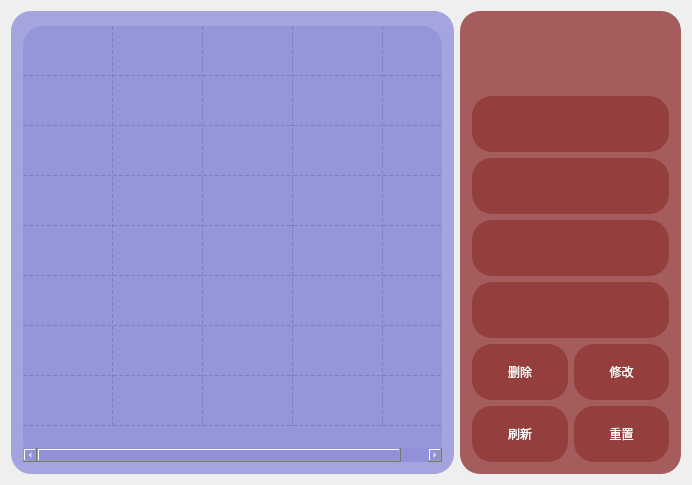
<?xml version="1.0" encoding="UTF-8"?>
<ui version="4.0">
 <class>AttendanceTable</class>
 <widget class="QWidget" name="AttendanceTable">
  <property name="geometry">
   <rect>
    <x>0</x>
    <y>0</y>
    <width>692</width>
    <height>485</height>
   </rect>
  </property>
  <property name="windowTitle">
   <string>Form</string>
  </property>
  <property name="styleSheet">
   <string notr="true">font: 10pt &quot;微软雅黑&quot;;
color: rgb(254, 254, 254);</string>
  </property>
  <layout class="QHBoxLayout" name="horizontalLayout_2" stretch="2,1">
   <item>
    <widget class="QGroupBox" name="groupBox">
     <property name="styleSheet">
      <string notr="true">border:none;
border-radius:20px;
background-color: rgba(145, 145, 218,0.8);
</string>
     </property>
     <property name="title">
      <string/>
     </property>
     <layout class="QHBoxLayout" name="horizontalLayout">
      <item>
       <widget class="QTableWidget" name="tableWidget">
        <property name="sizePolicy">
         <sizepolicy hsizetype="Preferred" vsizetype="Preferred">
          <horstretch>0</horstretch>
          <verstretch>0</verstretch>
         </sizepolicy>
        </property>
        <property name="layoutDirection">
         <enum>Qt::LeftToRight</enum>
        </property>
        <property name="styleSheet">
         <string notr="true"/>
        </property>
        <property name="horizontalScrollMode">
         <enum>QAbstractItemView::ScrollPerPixel</enum>
        </property>
        <property name="showGrid">
         <bool>true</bool>
        </property>
        <property name="gridStyle">
         <enum>Qt::DashLine</enum>
        </property>
        <property name="rowCount">
         <number>8</number>
        </property>
        <property name="columnCount">
         <number>5</number>
        </property>
        <attribute name="horizontalHeaderVisible">
         <bool>false</bool>
        </attribute>
        <attribute name="horizontalHeaderMinimumSectionSize">
         <number>30</number>
        </attribute>
        <attribute name="horizontalHeaderDefaultSectionSize">
         <number>90</number>
        </attribute>
        <attribute name="verticalHeaderVisible">
         <bool>false</bool>
        </attribute>
        <attribute name="verticalHeaderDefaultSectionSize">
         <number>50</number>
        </attribute>
        <row/>
        <row/>
        <row/>
        <row/>
        <row/>
        <row/>
        <row/>
        <row/>
        <column/>
        <column/>
        <column/>
        <column/>
        <column/>
       </widget>
      </item>
     </layout>
    </widget>
   </item>
   <item>
    <widget class="QGroupBox" name="groupBox_2">
     <property name="styleSheet">
      <string notr="true">border:none;
border-radius:20px;
background-color: rgba(145, 55, 55,0.8);</string>
     </property>
     <property name="title">
      <string/>
     </property>
     <layout class="QVBoxLayout" name="verticalLayout">
      <item>
       <layout class="QHBoxLayout" name="horizontalLayout_3">
        <item>
         <spacer name="horizontalSpacer_2">
          <property name="orientation">
           <enum>Qt::Horizontal</enum>
          </property>
          <property name="sizeHint" stdset="0">
           <size>
            <width>40</width>
            <height>20</height>
           </size>
          </property>
         </spacer>
        </item>
        <item>
         <widget class="QPushButton" name="head_but">
          <property name="minimumSize">
           <size>
            <width>64</width>
            <height>64</height>
           </size>
          </property>
          <property name="styleSheet">
           <string notr="true">border-image: url(:/image/head.png);
background-color: rgba(255, 255, 255,0);</string>
          </property>
          <property name="text">
           <string/>
          </property>
         </widget>
        </item>
        <item>
         <spacer name="horizontalSpacer">
          <property name="orientation">
           <enum>Qt::Horizontal</enum>
          </property>
          <property name="sizeHint" stdset="0">
           <size>
            <width>40</width>
            <height>20</height>
           </size>
          </property>
         </spacer>
        </item>
       </layout>
      </item>
      <item>
       <widget class="QLineEdit" name="lineEdit">
        <property name="sizePolicy">
         <sizepolicy hsizetype="Preferred" vsizetype="Preferred">
          <horstretch>0</horstretch>
          <verstretch>0</verstretch>
         </sizepolicy>
        </property>
        <property name="styleSheet">
         <string notr="true">padding-left:20px;</string>
        </property>
       </widget>
      </item>
      <item>
       <widget class="QLineEdit" name="lineEdit_2">
        <property name="sizePolicy">
         <sizepolicy hsizetype="Preferred" vsizetype="Preferred">
          <horstretch>0</horstretch>
          <verstretch>0</verstretch>
         </sizepolicy>
        </property>
        <property name="styleSheet">
         <string notr="true">padding-left:20px;</string>
        </property>
       </widget>
      </item>
      <item>
       <widget class="QLineEdit" name="lineEdit_3">
        <property name="sizePolicy">
         <sizepolicy hsizetype="Preferred" vsizetype="Preferred">
          <horstretch>0</horstretch>
          <verstretch>0</verstretch>
         </sizepolicy>
        </property>
        <property name="styleSheet">
         <string notr="true">padding-left:20px;</string>
        </property>
       </widget>
      </item>
      <item>
       <widget class="QLineEdit" name="lineEdit_4">
        <property name="sizePolicy">
         <sizepolicy hsizetype="Preferred" vsizetype="Preferred">
          <horstretch>0</horstretch>
          <verstretch>0</verstretch>
         </sizepolicy>
        </property>
        <property name="styleSheet">
         <string notr="true">padding-left:20px;</string>
        </property>
       </widget>
      </item>
      <item>
       <layout class="QHBoxLayout" name="horizontalLayout_5">
        <item>
         <widget class="butPressedEvent" name="pushButton_3">
          <property name="sizePolicy">
           <sizepolicy hsizetype="Preferred" vsizetype="Preferred">
            <horstretch>0</horstretch>
            <verstretch>0</verstretch>
           </sizepolicy>
          </property>
          <property name="text">
           <string>删除</string>
          </property>
         </widget>
        </item>
        <item>
         <widget class="butPressedEvent" name="pushButton_2">
          <property name="sizePolicy">
           <sizepolicy hsizetype="Preferred" vsizetype="Preferred">
            <horstretch>0</horstretch>
            <verstretch>0</verstretch>
           </sizepolicy>
          </property>
          <property name="text">
           <string>修改</string>
          </property>
         </widget>
        </item>
       </layout>
      </item>
      <item>
       <layout class="QHBoxLayout" name="horizontalLayout_4">
        <item>
         <widget class="butPressedEvent" name="pushButton">
          <property name="sizePolicy">
           <sizepolicy hsizetype="Preferred" vsizetype="Preferred">
            <horstretch>0</horstretch>
            <verstretch>0</verstretch>
           </sizepolicy>
          </property>
          <property name="text">
           <string>刷新</string>
          </property>
         </widget>
        </item>
        <item>
         <widget class="butPressedEvent" name="pushButton_4">
          <property name="sizePolicy">
           <sizepolicy hsizetype="Preferred" vsizetype="Preferred">
            <horstretch>0</horstretch>
            <verstretch>0</verstretch>
           </sizepolicy>
          </property>
          <property name="text">
           <string>重置</string>
          </property>
         </widget>
        </item>
       </layout>
      </item>
     </layout>
    </widget>
   </item>
  </layout>
 </widget>
 <customwidgets>
  <customwidget>
   <class>butPressedEvent</class>
   <extends>QPushButton</extends>
   <header location="global">butpressedevent.h</header>
  </customwidget>
 </customwidgets>
 <resources/>
 <connections/>
</ui>
